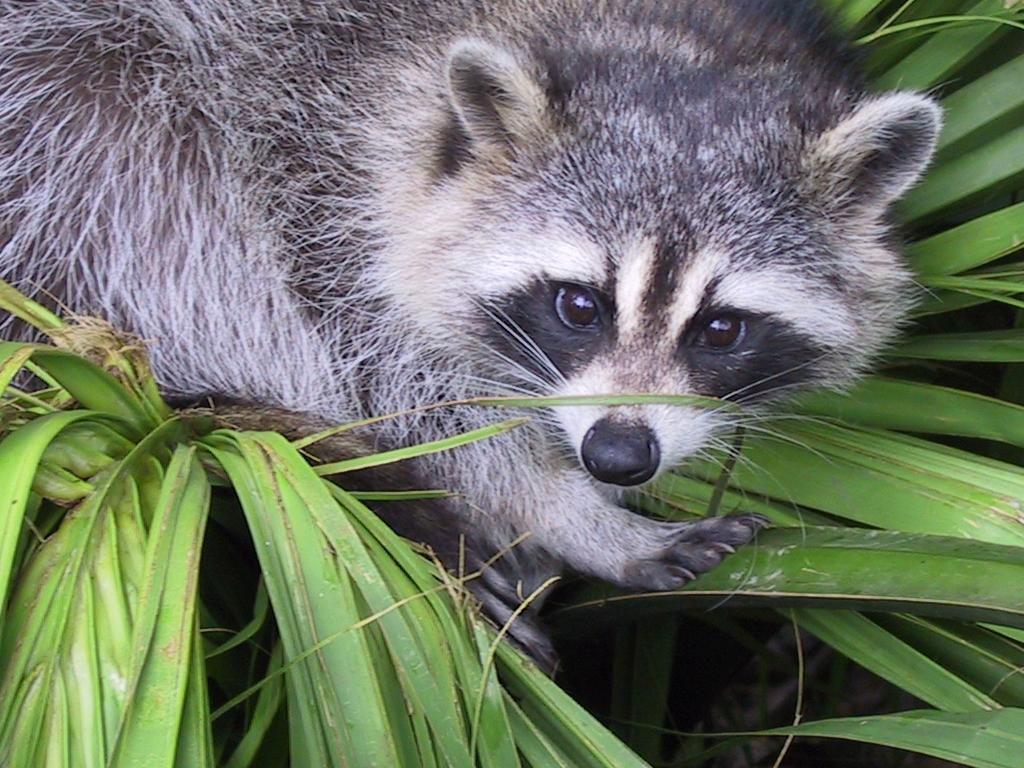
#> input picture python1/ex03/animal.jpeg, 1024 x 768 px
$ python zoom.py
#> lines starting #> are read from the running program, lines starting #| are printed output that depends on the picture
import numpy as np
from PIL import Image


def ft_load_and_slice(path: str) -> np.ndarray:
    """Loads an image, and converts it to 3d array (columns, rows, rgb)"""
#> called with path = 'animal.jpeg'
    try:
        assert isinstance(path, str), "path is not a string"
        img = Image.open(path)
#> img is the input picture: PIL image 1024x768 RGB; mean R, G, B 110.7, 117.7, 102.1
        npArr = np.array(img)
        print(f'The shape of image is: {npArr.shape}')
#| The shape of image is: (768, 1024, 3)
        print(npArr)
#> (printed output is left out)

        npArr = 0.2989 * npArr[:, :, 0] + 0.5870 * \
            npArr[:, :, 1] + 0.1140 * npArr[:, :, 2]
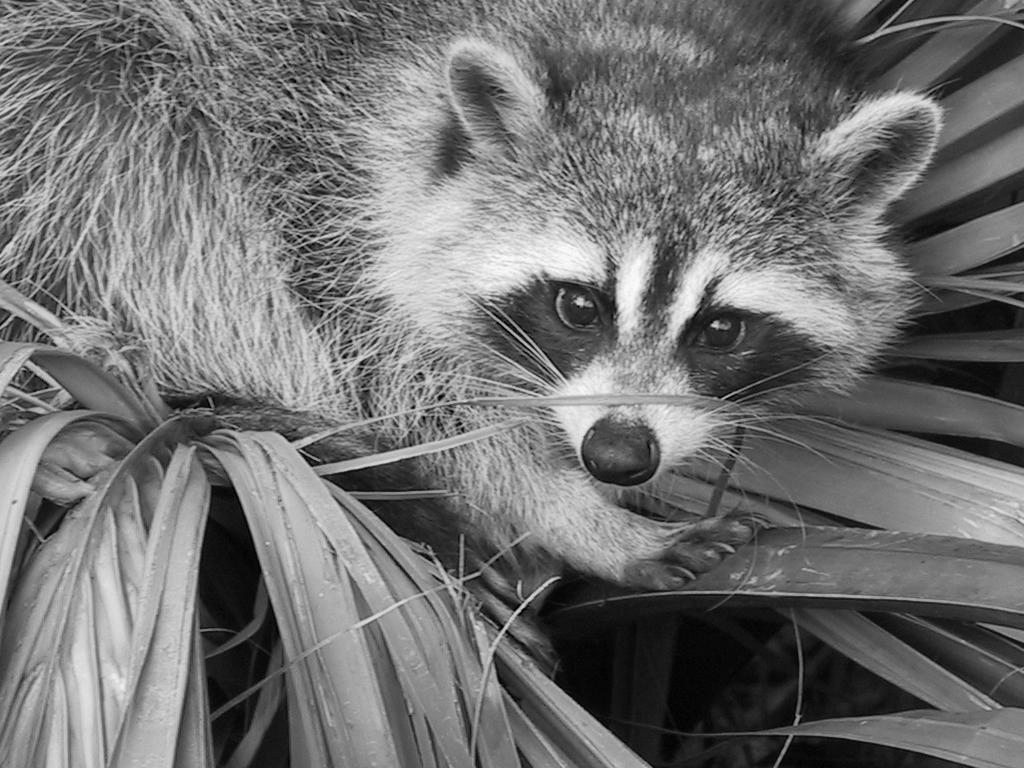
#> npArr: shape (768, 1024) float64; min 0, max 253.2, mean 113.8
        npArr = npArr.astype('uint8')
        npArr = npArr[140:140+400, 440: 440+400]
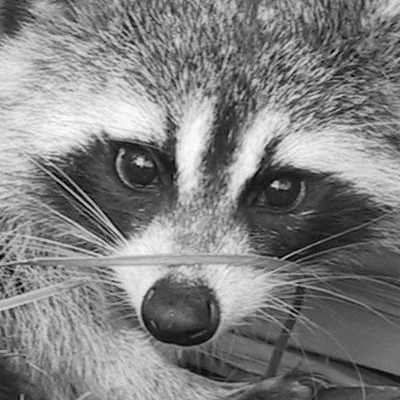
#> npArr: shape (400, 400); min 0, max 253, mean 128.4
        return npArr
    except (AssertionError, IOError):
        print('something went wrong')


def main():
    """Loads the racoon"""
    arr: np.ndarray = ft_load_and_slice('animal.jpeg')
    if (arr is not None):
        print(f'shape of my reshaped image: {arr.shape}')
#| shape of my reshaped image: (400, 400)
        print(arr)
#> (printed output is left out)
        img = Image.fromarray(arr)
        img.save('racoon.jpg')
    else:
        print('Something went wrong')


if __name__ == '__main__':
    main()
